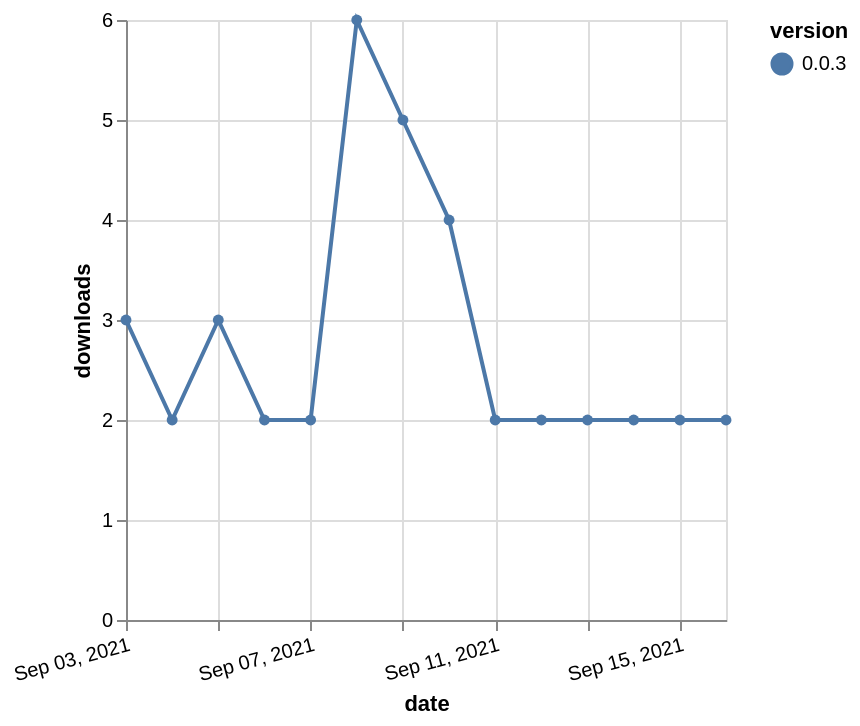

The specification (Vega-Lite) saved for this image:
### Vega-Lite specification from a JSON file in a GitHub repository (floating-point values rounded to 4 significant figures)
{"$schema": "https://vega.github.io/schema/vega-lite/v5.json", "description": "A simple bar chart with embedded data.", "data": {"values": [{"date": "2021-09-03", "total": 4729, "delta": 3, "version": "0.0.3"}, {"date": "2021-09-04", "total": 4731, "delta": 2, "version": "0.0.3"}, {"date": "2021-09-05", "total": 4734, "delta": 3, "version": "0.0.3"}, {"date": "2021-09-06", "total": 4736, "delta": 2, "version": "0.0.3"}, {"date": "2021-09-07", "total": 4738, "delta": 2, "version": "0.0.3"}, {"date": "2021-09-08", "total": 4744, "delta": 6, "version": "0.0.3"}, {"date": "2021-09-09", "total": 4749, "delta": 5, "version": "0.0.3"}, {"date": "2021-09-10", "total": 4753, "delta": 4, "version": "0.0.3"}, {"date": "2021-09-11", "total": 4755, "delta": 2, "version": "0.0.3"}, {"date": "2021-09-12", "total": 4757, "delta": 2, "version": "0.0.3"}, {"date": "2021-09-13", "total": 4759, "delta": 2, "version": "0.0.3"}, {"date": "2021-09-14", "total": 4761, "delta": 2, "version": "0.0.3"}, {"date": "2021-09-15", "total": 4763, "delta": 2, "version": "0.0.3"}, {"date": "2021-09-16", "total": 4765, "delta": 2, "version": "0.0.3"}]}, "width": "container", "mark": {"type": "line", "point": {"filled": true}}, "encoding": {"x": {"field": "date", "type": "temporal", "timeUnit": "yearmonthdate", "title": "date", "axis": {"labelAngle": -15}}, "y": {"field": "delta", "type": "quantitative", "title": "downloads"}, "color": {"field": "version", "type": "nominal"}, "tooltip": {"field": "delta"}}}
